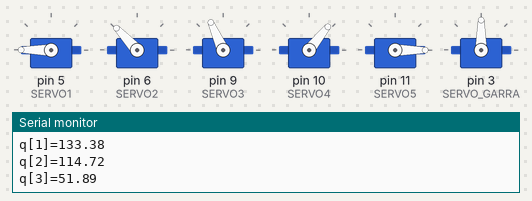
Bench run of a sketch on a simulated Arduino Uno, built with avr-gcc and run on an emulated ATmega328P. Parts: 6 × servo, the last lines printed to the serial monitor.

Above: at 0.05 s.
At 10.0 s:
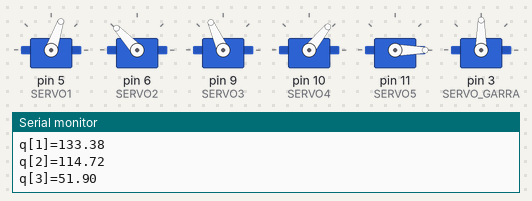
Timing chart, 0 to 13.0 s (numbered marks = the images above):
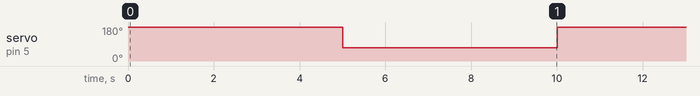

Measured:
- by itself, servo on pin 5 (SERVO1): alternates 180° for 5.0 s and 71° for 5.0 s

The sketch:

PRUEBA.ino
```cpp
#include <Servo.h> //Librería para controlar los servos

//Defines para cambiar los pines de los servos facilmente
#define SERVO1 5
#define SERVO2 6
#define SERVO3 9
#define SERVO4 10
#define SERVO5 11 //¿QUÉ PUERTO ES?
#define SERVO_GARRA 3

// Definición de las barras de nuestro manipulador
#define L0 0.058
#define L1 0.015
#define L2 0.105
#define L3 0.075
#define L4 0.06
#define L5 0.06
#define GARRA 0.075

#define t_grado 10  //Tiempo que tarda un servo en moverse un grado (ms)

#define pi 3.141592653589793

//Declaramos los servos
Servo servo1;
Servo servo2;
Servo servo3;
Servo servo4;
Servo servo5;
Servo servo_garra;

//Declarar las dos posiciones de prueba
 float POS1[] = {0.0325,-0.0562,0.2155};
 float POS2[] = {0,-0.0125,0.2014};

//Vectores de posiciones
float pos[10];
float q[10];

//Bandera para comunicacion con BT
bool flag=true;

//Estado de la FSM del main
int estado=1;

//Para calcular el tiempo de movimiento
float q_ant[10];


void mueve_robot(float q[])
{
  int i,j,l;  //Contador para el bucle
  float q_max=0.;  //Maximo angulo girado para llegar al punto
  unsigned int tiempo;  //Tiempo estimado en el que se alcanza el punto
  //Restringimos y mapeamos
  for(i=0;i<4;i++)
  {
    q[i]=constrain(q[i],0,180);
    q_max=max(abs(q[i]-q_ant[i]),q_max); //Se coge el angulo maximo que se va a girar para ese punto

  }
  for(j=0;j<4;j++)
  {
    q_ant[j]=q[j];  //Guardamos el valor anterior para calcular el angulo recorrido
    //q[i]=map(q[i],0,180,0,255);
  }
  tiempo=(q_max*t_grado)*1.1;

  //Movemos los servos
  servo1.write(q[0]);
  servo2.write(q[1]);
  servo3.write(q[2]);
  servo4.write(q[3]);
  servo5.write(q[4]);

  //delay(tiempo);  //Hay que comprobar si la funcion write espera a que llegue a la posicion o no. IMPORTANTE
}

void MCI ( float POS[])  // Función que emula el modelo cinemático inverso del manipulador
{
  float x, y, z, d, r, alpha, beta, gamma, q1, q2, q3, q4, q5; // Definición de las variables necesarias
  x = POS[0]; y = POS[1]; z = POS[2]-L0;            // Archivo el vector de inicio en las variables correspondientes
  r = sqrt(pow(x,2)+pow(y,2))-L1;                         // Cálculo  de la distancia reflejada en el plano XY
  d = sqrt(pow(r,2)+pow(z,2));                // Cálculo la distancia en línea recta desde la base hasta el extremo del posicionador

  alpha = atan(z/fabs(r));       // Ángulo auxiliar alpha
  beta = atan(fabs(sqrt(fabs(4*pow(L2,2)*pow(d,2)-pow(pow(L2,2)+pow(d,2)-pow(L3,2),2)))/(pow(L2,2)+pow(d,2)-pow(L3,2)))); // Ángulo auxiliar beta
  gamma = atan(fabs(sqrt(fabs(4*pow(L2,2)*pow(L3,2)-pow(pow(L2,2)+pow(L3,2)-pow(d,2),2)))/(pow(L2,2)+pow(L3,2)-pow(d,2)))); // Ángulo auxiliar gamma
  q2 = alpha + beta;                  // Articulación 2
  q3 = gamma;                         // Articulación 3
  q1 = atan((y/(L3*cos(q2 + q3) + L2*cos(q2)))/(x/(L3*cos(q2 + q3) + L2*cos(q2)))); // Articulación 1, que depende de las anteriores
  q4 = PI/2 - q2 - q3; // Articulción 4 que controla la rotación respecto al eje perpendicular a la garra en la sujeción (mantenemos en horizontal)
  q5 = 0; //Articulación 5 (Mantenemos sin inclinar respecto al eje longitudinal de la garra)
  q[0] = (q1*180/pi)+135; q[1] = (q2*180/pi)+20; q[2] = (q3*180/pi)+70; q[3] = (q4*180/pi)+120; q[4] = q5*180/pi;    // Exportamos las articulaciones en un vector q[], declarado globalmente
}

void recibe_BT()
{
  int aux;
  pos[0]=Serial.read();  //X
  while(!Serial.available())
    delay(1);
  pos[1]=Serial.read();  //Y
  while(!Serial.available())
    delay(1);
  aux=Serial.read();  //Z
  if(aux==1. || aux==0.)  //En realidad z es booleano, esta linea es un filtro de ruido
    pos[2]=aux;
}

void abre_garra()
{
  int valor=20;
  valor=map(valor,0,180,0,255);
  servo_garra.write(valor);
}

void cierra_garra()
{
  int valor=160;
  valor=map(valor,0,180,0,255);
  servo_garra.write(valor);
}


void setup() {
  // put your setup code here, to run once:
  servo1.attach(SERVO1);
  servo2.attach(SERVO2);
  servo3.attach(SERVO3);
  servo4.attach(SERVO4);
  servo5.attach(SERVO5);
  servo_garra.attach(SERVO_GARRA);
  Serial.begin(9600);
}

void loop() {
  int a;
  float cero[]={0.0128,0.1155,0.4044};
  float uno[]={0.0521,-0.1039,0.4044};
  MCI(cero);
  /*q[0]=135;
  q[1]=110;
  q[2]=70;
  q[3]=120;*/
   for(a=0;a<4;a++)
  {
    Serial.print("q[");
    Serial.print(a);
    Serial.print("]=");
    Serial.println(q[a]);
  }
  mueve_robot(q);
  delay(5000);
  MCI(uno);
     for(a=0;a<4;a++)
  {
    Serial.print("q[");
    Serial.print(a);
    Serial.print("]=");
    Serial.println(q[a]);
  }
  mueve_robot(q);
  delay(5000);
  /*delay(3000);
  //MCI(POS2);
  for(a=0;a<4;a++)
  {
    Serial.print("q[");
    Serial.print(a);
    Serial.print("]=");
    Serial.println(q[a]);
  }
  mueve_robot(q);
  delay(3000);*/
}
```
